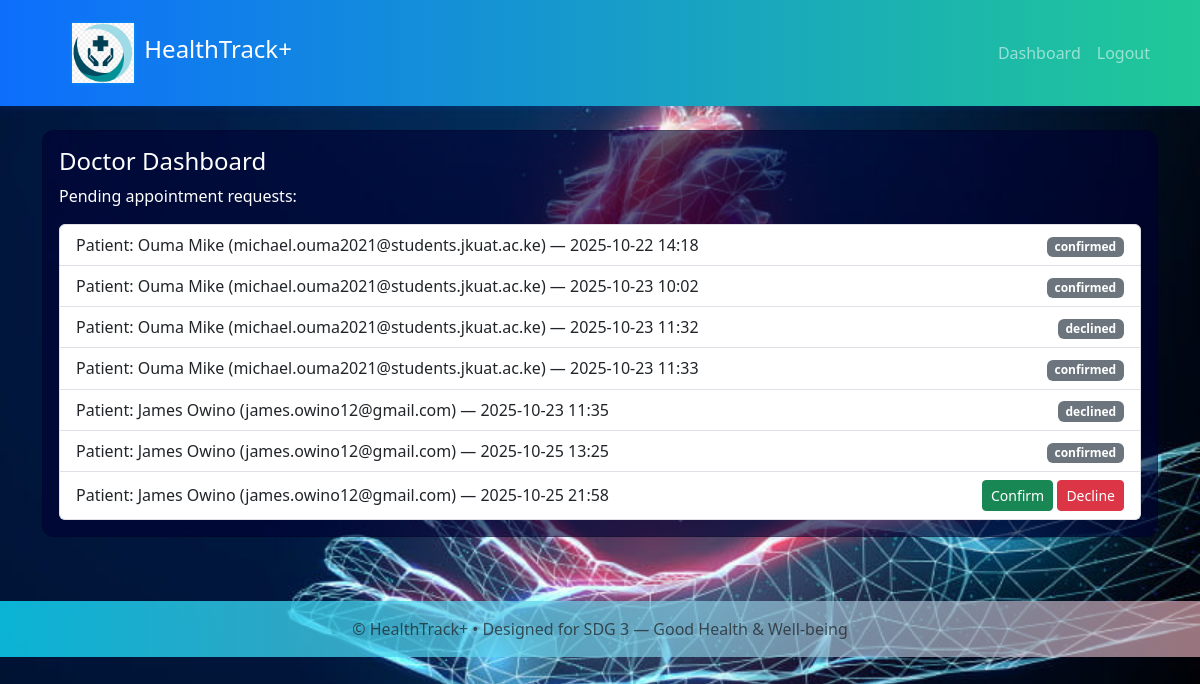
The app's page /dashboard (signed in) with its own data.
### models.py (models this page shows)
class Appointment(db.Model):
    __tablename__ = "appointments"
    id = db.Column(db.Integer, primary_key=True)
    patient_id = db.Column(db.Integer, db.ForeignKey("users.id"))
    doctor_id = db.Column(db.Integer, db.ForeignKey("users.id"), nullable=True)
    date = db.Column(db.Date)
    time = db.Column(db.String(20))
    status = db.Column(db.String(20), default="pending")  # pending, confirmed, completed
    created_at = db.Column(db.DateTime, default=datetime.utcnow)
    patient = db.relationship("User", foreign_keys=[patient_id])
    doctor = db.relationship("User", foreign_keys=[doctor_id])

class User(UserMixin, db.Model):
    __tablename__ = "users"
    id = db.Column(db.Integer, primary_key=True)
    name = db.Column(db.String(150))
    email = db.Column(db.String(150), unique=True, nullable=False)
    password = db.Column(db.String(200), nullable=False)  # hashed
    role = db.Column(db.String(20), default="patient")    # 'patient' or 'doctor' or 'admin'
    created_at = db.Column(db.DateTime, default=datetime.utcnow)

### app.py (the view, shortened to what this page needs)
@app.route('/dashboard')
@login_required
def dashboard():
    user_id = current_user.id
    if current_user.role == "doctor":
        appointments = Appointment.query.filter_by(doctor_id=user_id).all()
        return render_template("dashboard_doctor.html", appointments=appointments)

### app.py (called while the page is built)
@login_manager.user_loader
def load_user(user_id):
    return User.query.get(int(user_id))

### templates/dashboard_doctor.html
{% extends "base.html" %}
{% block content %}
  <div class="card">
    <div class="card-body">
      <h4>Doctor Dashboard</h4>
      <p>Pending appointment requests:</p>
      {% if appointments %}
        <ul class="list-group">
          {% for a in appointments %}
            <li class="list-group-item d-flex justify-content-between align-items-center">
              Patient: {{ a.patient.name }} ({{ a.patient.email }}) — {{ a.date }} {{ a.time }}
              <div>
                {% if a.status == 'pending' %}
                  <a href="{{ url_for('confirm', appt_id=a.id) }}" class="btn btn-sm btn-success">Confirm</a>
                  <a href="{{ url_for('decline', appt_id=a.id) }}" class="btn btn-sm btn-danger">Decline</a>
                {% else %}
                  <span class="badge bg-secondary">{{ a.status }}</span>
                {% endif %}
              </div>
            </li>
          {% endfor %}
        </ul>
      {% else %}
        <p class="text-muted">No appointments yet.</p>
      {% endif %}
    </div>
  </div>
{% endblock %}

### static/css/style.css (style rules this page uses)
body { font-family: "Segoe UI", Roboto, -apple-system, "Helvetica Neue", Arial; background-image: url(../image/heart.jpg); background-size: cover; background-repeat: no-repeat; background-position: center center; background-attachment: fixed; }
.card { border-radius: 12px; background-color: rgba(0, 0, 50, 0.6); color: white; }
.card-body { background-color: transparent !important; }

### records on screen
Appointment: patient.name "Ouma Mike", patient.email "michael.ouma2021@students.jkuat.ac.ke", date "2025-10-22", time "14:18", status "confirmed"
Appointment: patient.name "Ouma Mike", patient.email "michael.ouma2021@students.jkuat.ac.ke", date "2025-10-23", time "10:02", status "confirmed"
Appointment: patient.name "Ouma Mike", patient.email "michael.ouma2021@students.jkuat.ac.ke", date "2025-10-23", time "11:32", status "declined"
Appointment: patient.name "Ouma Mike", patient.email "michael.ouma2021@students.jkuat.ac.ke", date "2025-10-23", time "11:33", status "confirmed"
Appointment: patient.name "James Owino", patient.email "james.owino12@gmail.com", date "2025-10-23", time "11:35", status "declined"
Appointment: patient.name "James Owino", patient.email "james.owino12@gmail.com", date "2025-10-25", time "13:25", status "confirmed"
Appointment: patient.name "James Owino", patient.email "james.owino12@gmail.com", date "2025-10-25", time "21:58"
